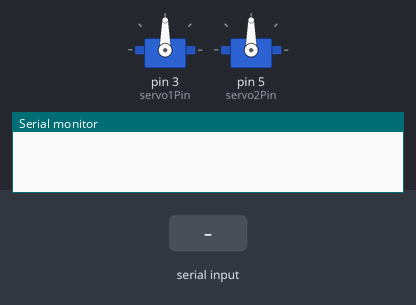
Bench run of a sketch on a simulated Arduino Uno, built with avr-gcc and run on an emulated ATmega328P. Parts: 2 × servo, the last lines printed to the serial monitor. The inputs (shaded band) are chosen by the test bench.

Above: at 1.2 s.
1.3 s: "90,45\n" received over Serial
At 1.8 s:
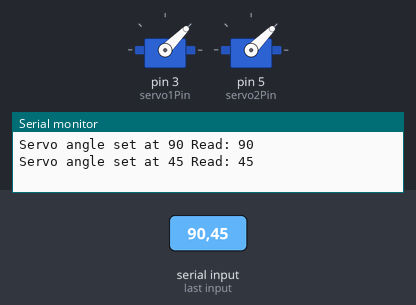
2.8 s: "30,150\n" received over Serial
At 4.0 s:
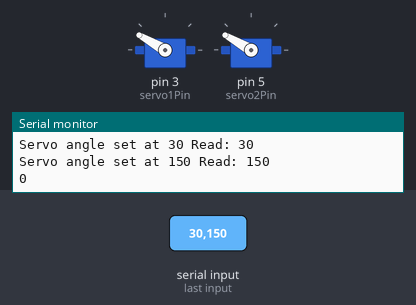
4.3 s: "5\n" received over Serial
At 5.1 s:
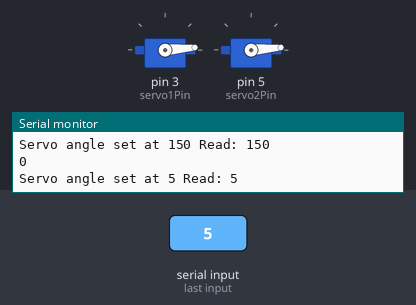
5.8 s: "200\n" received over Serial
At 6.5 s:
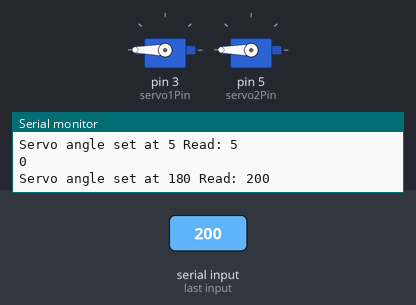
7.3 s: "90\n" received over Serial
At 8.7 s:
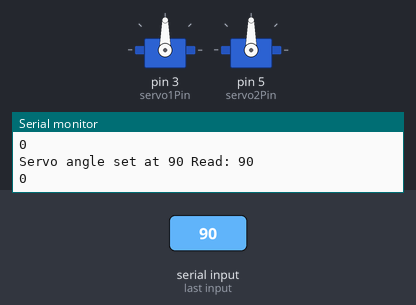
Timing chart, 0 to 9.8 s (numbered marks = the images above; inputs shaded):
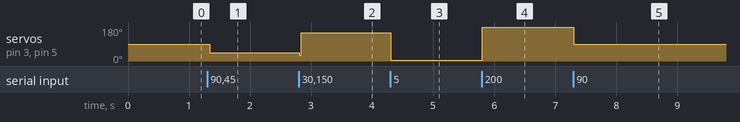

The sketch:

SerialServoNano.ino
```cpp
#include <SoftwareSerial.h>
#include <SerialCommand.h>
SerialCommand sCmd;

#include <Servo.h>

// Variable declarations
Servo myServo1, myServo2;
int servo1Pin = 3; // Uno: PWM pin 10
int servo2Pin = 5; // Nano: PWM 3 and 5
int servoAngle = 90;

// HS-125MG Wiriing: Black-Ground, Red-Power, Yellow-Signal

void setup() {
  Serial.begin(9600);        // set up Serial library at 9600 bps
  myServo1.attach(servo1Pin);
  myServo2.attach(servo2Pin);

  while (!Serial);

  //sCmd.addCommand("PING", pingHandler);
}

void loop() {
  //Serial.print("Hi");
  if (Serial.available() > 0){
    //sCmd.readSear
    //Serial.println(Serial.read());
    servoAngle = Serial.parseInt();

    if (servoAngle == 300){
      myServo1.detach();
      myServo2.detach();
      Serial.println("Detaching servo");
    }
    else if (servoAngle != 0){
      myServo1.attach(servo1Pin);
      myServo2.attach(servo2Pin);
      myServo1.write(servoAngle);
      myServo2.write(servoAngle);
      Serial.print("Servo angle set at ");
      Serial.print(myServo1.read(), DEC);
      Serial.print(" Read: ");
      Serial.println(servoAngle);
    }
    else{
      // Heartbeat message
      Serial.println(servoAngle);
    }

    Serial.flush();
  }
}
```

Measured:
- after the input at 1.3 s, servo on pin 3 (servo1Pin), servo on pin 5 (servo2Pin): 90° → 45° at once
- after the input at 2.8 s, servo on pin 3 (servo1Pin), servo on pin 5 (servo2Pin): 45° → 150° at once
- after the input at 4.3 s, servo on pin 3 (servo1Pin), servo on pin 5 (servo2Pin): 150° → 5° at once
- after the input at 5.8 s, servo on pin 3 (servo1Pin), servo on pin 5 (servo2Pin): 5° → 180° at once
- after the input at 7.3 s, servo on pin 3 (servo1Pin), servo on pin 5 (servo2Pin): 180° → 90° at once
